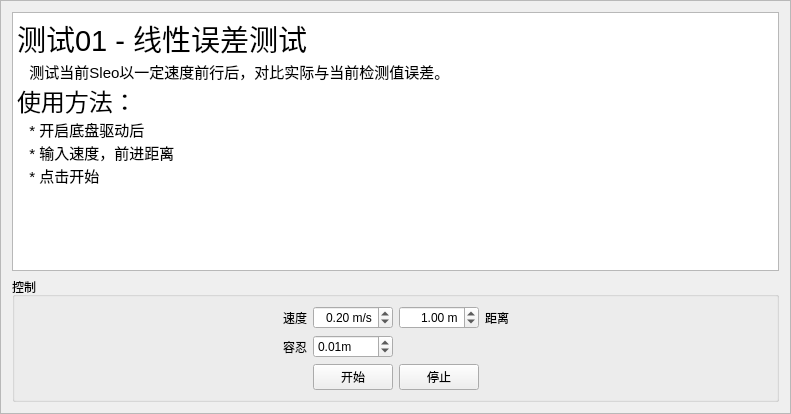
<?xml version="1.0" encoding="UTF-8"?>
<ui version="4.0">
 <class>linear_error_frame</class>
 <widget class="QFrame" name="linear_error_frame">
  <property name="geometry">
   <rect>
    <x>0</x>
    <y>0</y>
    <width>791</width>
    <height>414</height>
   </rect>
  </property>
  <property name="windowTitle">
   <string>Frame</string>
  </property>
  <property name="frameShape">
   <enum>QFrame::StyledPanel</enum>
  </property>
  <property name="frameShadow">
   <enum>QFrame::Raised</enum>
  </property>
  <layout class="QVBoxLayout" name="verticalLayout">
   <item>
    <widget class="QTextBrowser" name="text_browser">
     <property name="autoFormatting">
      <set>QTextEdit::AutoAll</set>
     </property>
     <property name="tabChangesFocus">
      <bool>true</bool>
     </property>
     <property name="documentTitle">
      <string/>
     </property>
     <property name="html">
      <string>&lt;!DOCTYPE HTML PUBLIC &quot;-//W3C//DTD HTML 4.0//EN&quot; &quot;http://www.w3.org/TR/REC-html40/strict.dtd&quot;&gt;
&lt;html&gt;&lt;head&gt;&lt;meta name=&quot;qrichtext&quot; content=&quot;1&quot; /&gt;&lt;style type=&quot;text/css&quot;&gt;
p, li { white-space: pre-wrap; }
&lt;/style&gt;&lt;/head&gt;&lt;body style=&quot; font-family:'Ubuntu'; font-size:11pt; font-weight:400; font-style:normal;&quot;&gt;
&lt;p style=&quot; margin-top:0px; margin-bottom:0px; margin-left:0px; margin-right:0px; -qt-block-indent:0; text-indent:0px;&quot;&gt;&lt;span style=&quot; font-size:22pt;&quot;&gt;测试01 - 线性误差测试&lt;/span&gt;&lt;/p&gt;
&lt;p style=&quot; margin-top:0px; margin-bottom:0px; margin-left:0px; margin-right:0px; -qt-block-indent:0; text-indent:0px;&quot;&gt;   测试当前Sleo以一定速度前行后，对比实际与当前检测值误差。&lt;/p&gt;
&lt;p style=&quot; margin-top:0px; margin-bottom:0px; margin-left:0px; margin-right:0px; -qt-block-indent:0; text-indent:0px;&quot;&gt;&lt;span style=&quot; font-size:18pt;&quot;&gt;使用方法：&lt;/span&gt;&lt;/p&gt;
&lt;p style=&quot; margin-top:0px; margin-bottom:0px; margin-left:0px; margin-right:0px; -qt-block-indent:0; text-indent:0px;&quot;&gt;   * 开启底盘驱动后&lt;/p&gt;
&lt;p style=&quot; margin-top:0px; margin-bottom:0px; margin-left:0px; margin-right:0px; -qt-block-indent:0; text-indent:0px;&quot;&gt;   * 输入速度，前进距离&lt;/p&gt;
&lt;p style=&quot; margin-top:0px; margin-bottom:0px; margin-left:0px; margin-right:0px; -qt-block-indent:0; text-indent:0px;&quot;&gt;   * 点击开始&lt;/p&gt;&lt;/body&gt;&lt;/html&gt;</string>
     </property>
     <property name="openLinks">
      <bool>false</bool>
     </property>
    </widget>
   </item>
   <item>
    <widget class="QGroupBox" name="groupBox">
     <property name="title">
      <string>控制</string>
     </property>
     <layout class="QGridLayout" name="gridLayout">
      <item row="0" column="1">
       <widget class="QLabel" name="label_4">
        <property name="text">
         <string>速度</string>
        </property>
        <property name="alignment">
         <set>Qt::AlignRight|Qt::AlignTrailing|Qt::AlignVCenter</set>
        </property>
       </widget>
      </item>
      <item row="2" column="4" colspan="2">
       <spacer name="horizontalSpacer_4">
        <property name="orientation">
         <enum>Qt::Horizontal</enum>
        </property>
        <property name="sizeHint" stdset="0">
         <size>
          <width>167</width>
          <height>20</height>
         </size>
        </property>
       </spacer>
      </item>
      <item row="0" column="0">
       <spacer name="horizontalSpacer_5">
        <property name="orientation">
         <enum>Qt::Horizontal</enum>
        </property>
        <property name="sizeHint" stdset="0">
         <size>
          <width>96</width>
          <height>17</height>
         </size>
        </property>
       </spacer>
      </item>
      <item row="1" column="1">
       <widget class="QLabel" name="label">
        <property name="text">
         <string>容忍</string>
        </property>
       </widget>
      </item>
      <item row="0" column="3">
       <widget class="QDoubleSpinBox" name="distance_spinbox">
        <property name="alignment">
         <set>Qt::AlignRight|Qt::AlignTrailing|Qt::AlignVCenter</set>
        </property>
        <property name="prefix">
         <string/>
        </property>
        <property name="suffix">
         <string> m</string>
        </property>
        <property name="maximum">
         <double>10.000000000000000</double>
        </property>
        <property name="singleStep">
         <double>0.100000000000000</double>
        </property>
        <property name="value">
         <double>1.000000000000000</double>
        </property>
       </widget>
      </item>
      <item row="0" column="4">
       <widget class="QLabel" name="label_5">
        <property name="text">
         <string>距离</string>
        </property>
       </widget>
      </item>
      <item row="2" column="2">
       <widget class="QPushButton" name="start_button">
        <property name="text">
         <string>开始</string>
        </property>
       </widget>
      </item>
      <item row="1" column="0">
       <spacer name="horizontalSpacer">
        <property name="orientation">
         <enum>Qt::Horizontal</enum>
        </property>
        <property name="sizeHint" stdset="0">
         <size>
          <width>40</width>
          <height>20</height>
         </size>
        </property>
       </spacer>
      </item>
      <item row="2" column="3">
       <widget class="QPushButton" name="stop_button">
        <property name="text">
         <string>停止</string>
        </property>
       </widget>
      </item>
      <item row="0" column="2">
       <widget class="QDoubleSpinBox" name="speed_spinbox">
        <property name="alignment">
         <set>Qt::AlignRight|Qt::AlignTrailing|Qt::AlignVCenter</set>
        </property>
        <property name="prefix">
         <string/>
        </property>
        <property name="suffix">
         <string> m/s</string>
        </property>
        <property name="maximum">
         <double>2.000000000000000</double>
        </property>
        <property name="singleStep">
         <double>0.100000000000000</double>
        </property>
        <property name="value">
         <double>0.200000000000000</double>
        </property>
       </widget>
      </item>
      <item row="2" column="0" colspan="2">
       <spacer name="horizontalSpacer_6">
        <property name="orientation">
         <enum>Qt::Horizontal</enum>
        </property>
        <property name="sizeHint" stdset="0">
         <size>
          <width>181</width>
          <height>20</height>
         </size>
        </property>
       </spacer>
      </item>
      <item row="0" column="5">
       <spacer name="horizontalSpacer_3">
        <property name="orientation">
         <enum>Qt::Horizontal</enum>
        </property>
        <property name="sizeHint" stdset="0">
         <size>
          <width>96</width>
          <height>20</height>
         </size>
        </property>
       </spacer>
      </item>
      <item row="1" column="2">
       <widget class="QDoubleSpinBox" name="tolerance_spinBox">
        <property name="suffix">
         <string>m</string>
        </property>
        <property name="value">
         <double>0.010000000000000</double>
        </property>
        <property name="singleStep">
         <double>0.100000000000000</double>
        </property>
       </widget>
      </item>
     </layout>
    </widget>
   </item>
  </layout>
 </widget>
 <resources>
  <include location="../text.qrc"/>
 </resources>
 <connections/>
</ui>
